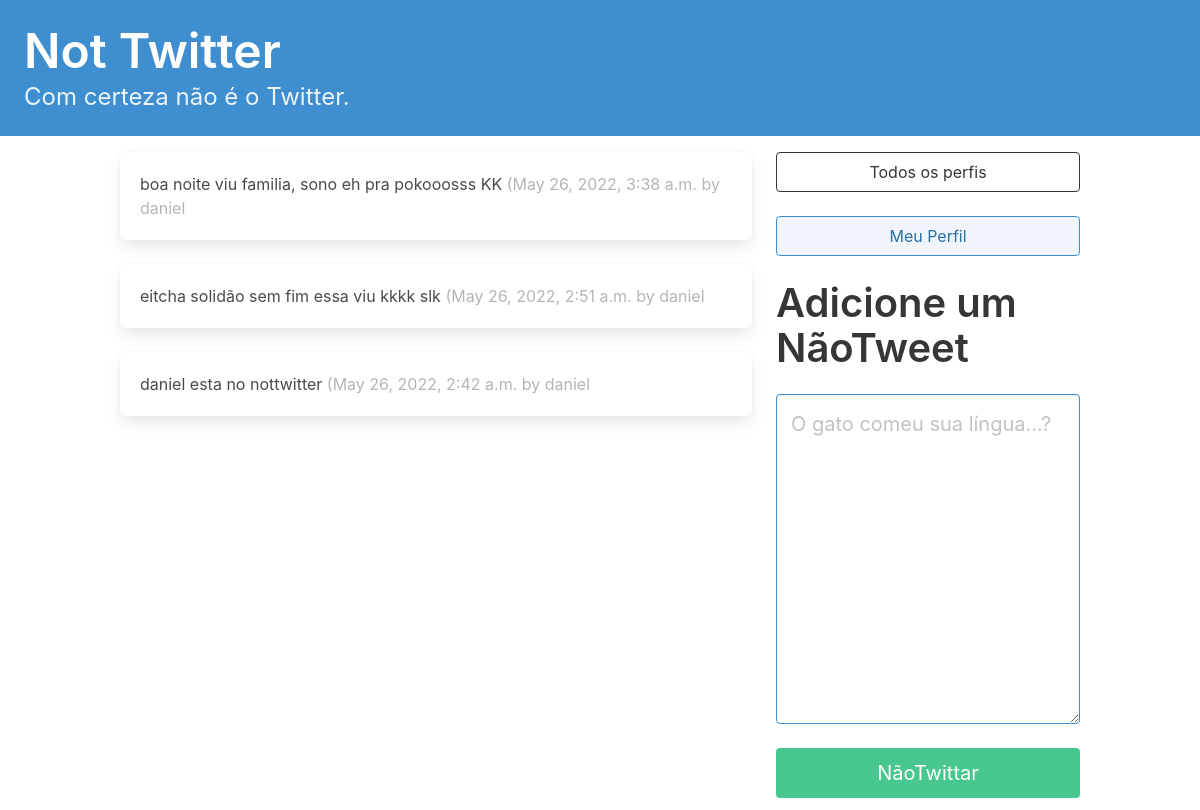
Before: / (signed in) with the older database file.
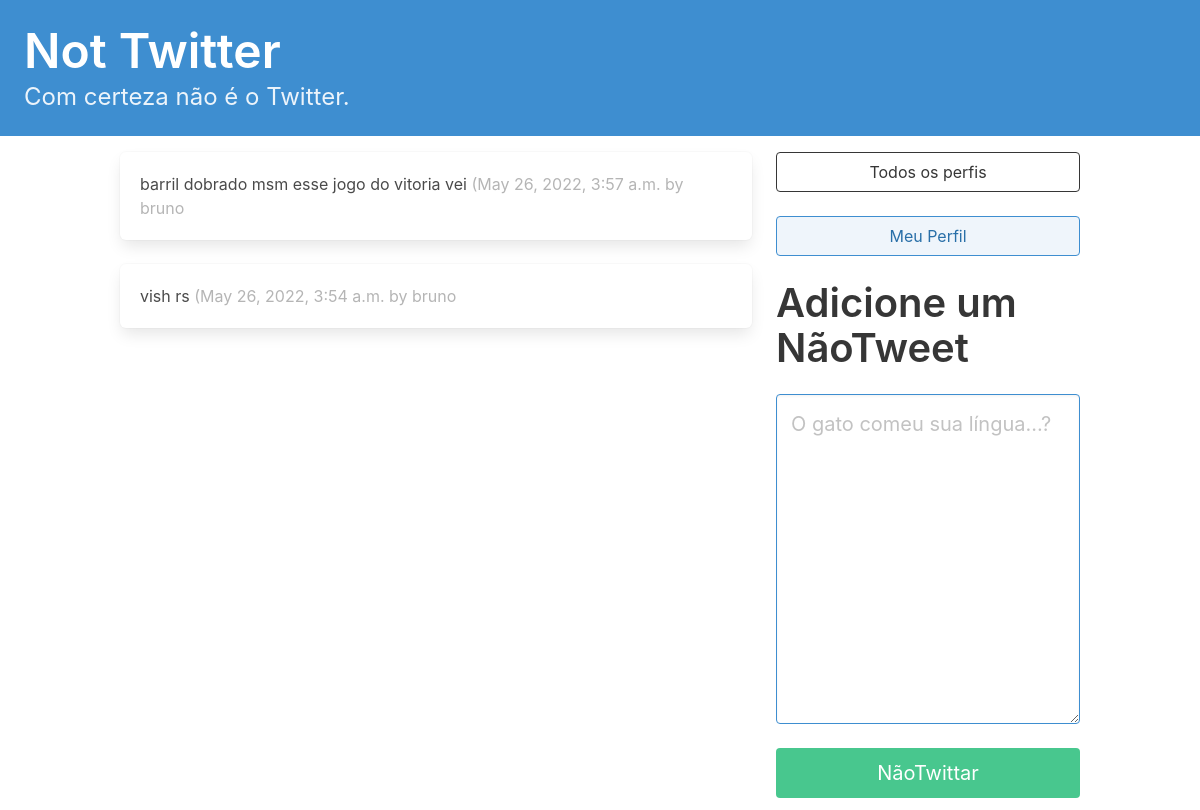
After: the same page with the newer database file.
### NotTwitter/models.py (models this page shows, shortened)
class NotATweet(models.Model):
    user = models.ForeignKey(
        User, related_name='NotTweets', on_delete=models.DO_NOTHING
    )
    sentiment = None
    body = models.CharField(max_length=140)
    created_at = models.DateTimeField(auto_now_add=True)

### NotTwitter/views.py (the view)
# urls.py: path('', dashboard, name='dashboard'),
def dashboard(request):
    form = NotATweetForm(request.POST or None)
    if request.method == 'POST':
        if form.is_valid():
            not_tweet = form.save(commit=False)
            not_tweet.user = request.user
            not_tweet.save()
            return redirect('NotTwitter:dashboard')
    followed_not_tweets = NotATweet.objects.filter(
        user__profile__in=request.user.profile.followed.all()
    ).order_by('-created_at')
    return render(
        request,
        'NotTwitter/dashboard.html',
        {'form' : form, 'not_tweets' : followed_not_tweets}
    )

### NotTwitter/forms.py
class NotATweetForm(forms.ModelForm):
    body = forms.CharField(required=True,
        widget=forms.widgets.Textarea(
            attrs={
                "placeholder": "O gato comeu sua língua...?",
                "class": "textarea is-info is-medium",
            }
        ),
        label="",
    )
    class Meta:
        model = NotATweet
        exclude = ('user', )

### NotTwitter/templates/NotTwitter/dashboard.html (shortened to what this page needs)
{% extends 'base.html' %}
{% block content %}
<div class="column">
    {% for nt in not_tweets %}
    <div class="box">
        {{nt.body}}
        <span class="is-small has-text-grey-light">
            ({{ nt.created_at }} by {{ nt.user.username }}
        </span>
    </div>
    {% endfor %}
</div>
<div class="column is-one-third">
    <div class="block">
        <a href="{% url 'NotTwitter:profile_list' %} ">
            <button class="button is-dark is-outlined is-fullwidth">
                Todos os perfis
            </button>
        </a>
    </div>
    <div class="block">
        <a href="{% url 'NotTwitter:profile' request.user.profile.id %} ">
            <button class="button is-info is-light is-outlined is-fullwidth">
                Meu Perfil
            </button>
        </a>
    </div>
    <div class="block">
        <div class="block">
            <h2 class="title is-2">Adicione um NãoTweet</p>
        </div>
        <div class="block">
            <form method="post">
                {{ form.as_p }}
                <button class="button is-success is-fullwidth is-medium mt-5" type="submit">NãoTwittar
                </button>
            </form>
        </div>
    </div>
</div>
{% endblock content %}

Changed rows visible on the page:
no longer on this page (row unchanged): NotATweet: body "boa noite viu familia, sono eh pra pokooosss KK", created_at "May 26, 2022, 3:38 a.m.", user.username "daniel"
no longer on this page (row unchanged): NotATweet: body "eitcha solidão sem fim essa viu kkkk slk", created_at "May 26, 2022, 2:51 a.m.", user.username "daniel"
no longer on this page (row unchanged): NotATweet: body "daniel esta no nottwitter", created_at "May 26, 2022, 2:42 a.m.", user.username "daniel"
added NotATweet: body "barril dobrado msm esse jogo do vitoria vei", created_at "May 26, 2022, 3:57 a.m.", user.username "bruno"
added NotATweet: body "vish rs", created_at "May 26, 2022, 3:54 a.m.", user.username "bruno"
